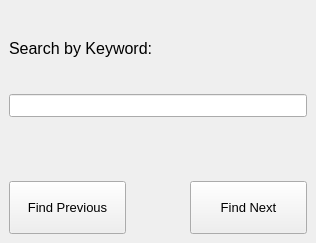
<?xml version="1.0" encoding="UTF-8"?>
<ui version="4.0">
 <class>SearchWindow</class>
 <widget class="QMainWindow" name="SearchWindow">
  <property name="geometry">
   <rect>
    <x>0</x>
    <y>0</y>
    <width>316</width>
    <height>243</height>
   </rect>
  </property>
  <property name="windowTitle">
   <string>Search</string>
  </property>
  <widget class="QWidget" name="centralwidget">
   <layout class="QVBoxLayout" name="verticalLayout" stretch="30,30,20,20">
    <item>
     <widget class="QLabel" name="label">
      <property name="font">
       <font>
        <family>Segoe UI</family>
        <pointsize>12</pointsize>
       </font>
      </property>
      <property name="text">
       <string>Search by Keyword:</string>
      </property>
     </widget>
    </item>
    <item>
     <widget class="QLineEdit" name="lineEdit_key">
      <property name="font">
       <font>
        <family>Segoe UI</family>
        <pointsize>10</pointsize>
       </font>
      </property>
     </widget>
    </item>
    <item>
     <widget class="QLabel" name="label_matches">
      <property name="font">
       <font>
        <family>Segoe UI</family>
        <pointsize>10</pointsize>
       </font>
      </property>
      <property name="text">
       <string/>
      </property>
     </widget>
    </item>
    <item>
     <layout class="QHBoxLayout" name="horizontalLayout" stretch="40,20,40">
      <item>
       <widget class="QPushButton" name="pushButton_find_prev">
        <property name="sizePolicy">
         <sizepolicy hsizetype="Minimum" vsizetype="Expanding">
          <horstretch>0</horstretch>
          <verstretch>0</verstretch>
         </sizepolicy>
        </property>
        <property name="font">
         <font>
          <family>Segoe UI</family>
          <pointsize>10</pointsize>
         </font>
        </property>
        <property name="text">
         <string>Find Previous</string>
        </property>
       </widget>
      </item>
      <item>
       <spacer name="horizontalSpacer">
        <property name="orientation">
         <enum>Qt::Horizontal</enum>
        </property>
        <property name="sizeHint" stdset="0">
         <size>
          <width>40</width>
          <height>20</height>
         </size>
        </property>
       </spacer>
      </item>
      <item>
       <widget class="QPushButton" name="pushButton_find_next">
        <property name="sizePolicy">
         <sizepolicy hsizetype="Minimum" vsizetype="Expanding">
          <horstretch>0</horstretch>
          <verstretch>0</verstretch>
         </sizepolicy>
        </property>
        <property name="font">
         <font>
          <family>Segoe UI</family>
          <pointsize>10</pointsize>
         </font>
        </property>
        <property name="text">
         <string>Find Next</string>
        </property>
       </widget>
      </item>
     </layout>
    </item>
   </layout>
  </widget>
  <widget class="QMenuBar" name="menubar">
   <property name="geometry">
    <rect>
     <x>0</x>
     <y>0</y>
     <width>316</width>
     <height>25</height>
    </rect>
   </property>
  </widget>
 </widget>
 <resources/>
 <connections/>
</ui>
